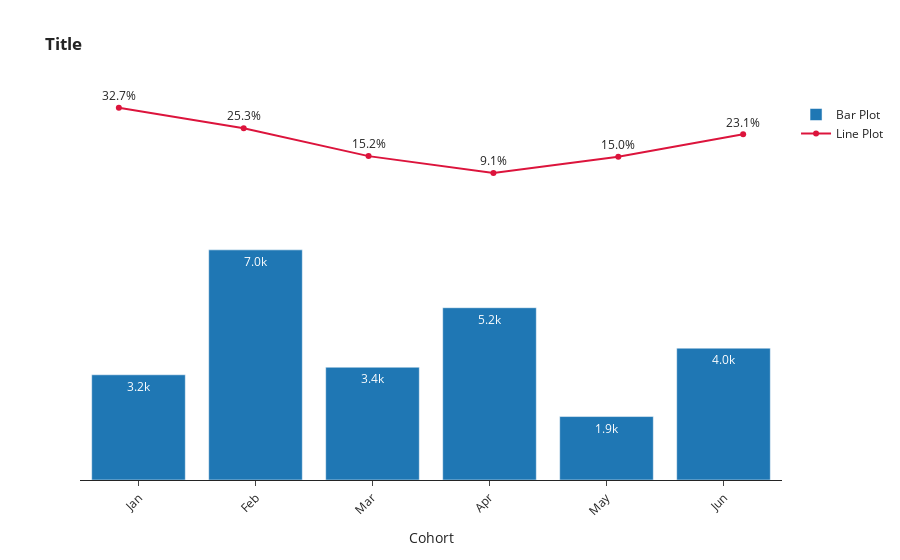

The notebook cell saved with this chart:
### Code cell
###Data
df = pd.DataFrame({'Months': ["Jan", "Feb", "Mar", "Apr", "May", "Jun"],
                   'Perc': [0.327, 0.253, 0.152, 0.091, 0.150, 0.231],
                   'Values': [3200, 7000, 3430, 5240, 1930, 4010]})

#Bar and line chart
fig = make_subplots(rows=2, cols=1,
                    row_width = [0.75,0.25])

fig.add_trace(go.Bar(name = 'Bar Plot',
                     x = df.Months,
                     y = df.Values,
                     text = [str(np.round(x*10**-3,1))+'k' for x in df.Values],
                     textposition = 'auto'
                     ),
              row = 2, col = 1
             )

fig.add_trace(go.Scatter(mode = 'lines+markers+text',
                         name = 'Line Plot',
                         cliponaxis = False,
                         x=df.Months, 
                         y=df.Perc,
                         text = [str(x*100)+'%' for x in df.Perc],
                         textposition = 'top center',
                         line_color='crimson'),
             row = 1, col = 1)               

#Figure layout
fig.update_layout(template = 'simple_white',
                  title = "<b>Title</b>",
                  xaxis_title = 'Cohort')

fig.update_xaxes(visible = False, row=1, col=1)
fig.update_xaxes(title = 'Cohort', tickangle = -45, row=2, col=1)                  
fig.update_yaxes(visible = False, row=1, col=1)
fig.update_yaxes(visible = False, row=2, col=1)

fig.show()

### Figure 1 — Plotly figure (JSON) as saved in the notebook; plotly's stock layout.template omitted (floating-point values rounded to 4 significant figures)
{"data": [{"name": "Bar Plot", "text": ["3.2k", "7.0k", "3.4k", "5.2k", "1.9k", "4.0k"], "textposition": "auto", "type": "bar", "x": ["Jan", "Feb", "Mar", "Apr", "May", "Jun"], "xaxis": "x2", "y": [3200, 7000, 3430, 5240, 1930, 4010], "yaxis": "y2"}, {"cliponaxis": false, "line": {"color": "crimson"}, "mode": "lines+markers+text", "name": "Line Plot", "text": ["32.7%", "25.3%", "15.2%", "9.1%", "15.0%", "23.1%"], "textposition": "top center", "type": "scatter", "x": ["Jan", "Feb", "Mar", "Apr", "May", "Jun"], "xaxis": "x", "y": [0.327, 0.253, 0.152, 0.091, 0.15, 0.231], "yaxis": "y"}], "layout": {"title": {"text": "<b>Title</b>"}, "xaxis": {"anchor": "y", "domain": [0, 1], "title": {"text": "Cohort"}, "visible": false}, "xaxis2": {"anchor": "y2", "domain": [0, 1], "tickangle": -45, "title": {"text": "Cohort"}}, "yaxis": {"anchor": "x", "domain": [0.7875, 1], "visible": false}, "yaxis2": {"anchor": "x2", "domain": [0, 0.6375], "visible": false}}}
